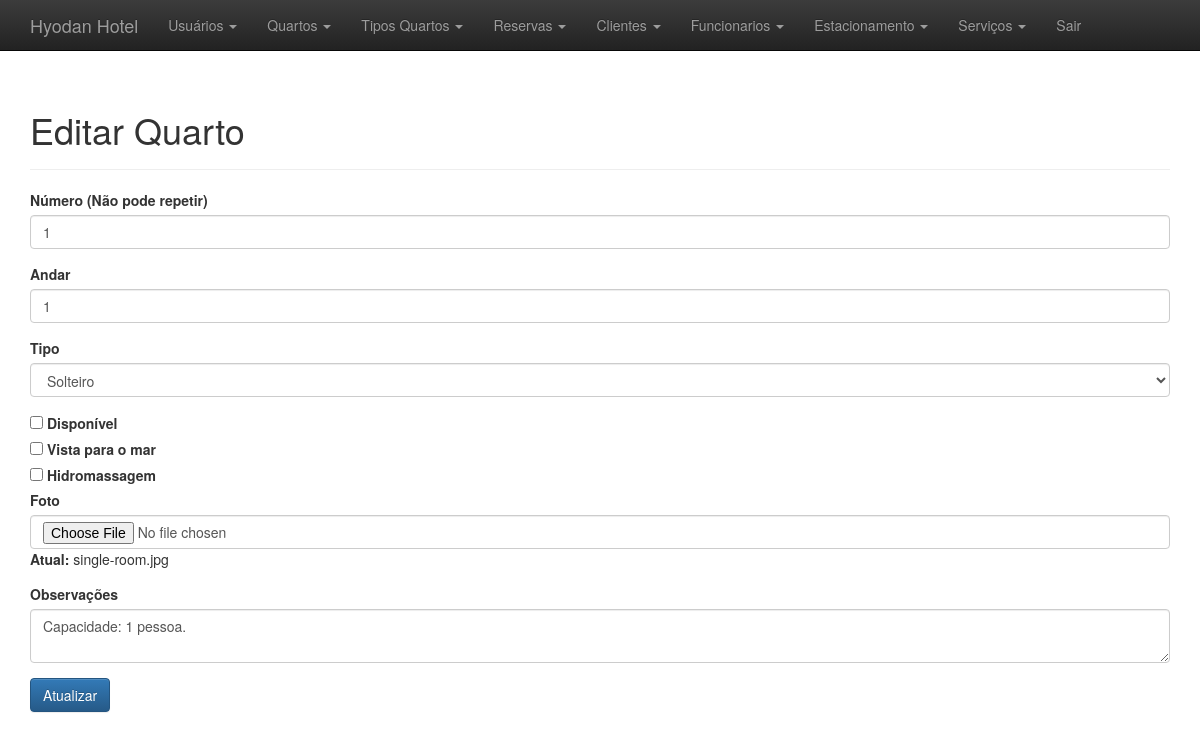
The app's page /SITE/hotel/administrativo.php?link=8&id=1 (signed in) with its own data.
### tables this page shows
CREATE TABLE IF NOT EXISTS `quartos` (
  `idquarto` int(11) NOT NULL AUTO_INCREMENT,
  `numero` int(3) NOT NULL,
  `andar` int(2) NOT NULL,
  `tipo` int(11) NOT NULL,
  `disponivel` tinyint(1) NOT NULL,
  `vista_mar` tinyint(1) NOT NULL,
  `hidromassagem` tinyint(1) NOT NULL,
  `imagem` varchar(100) DEFAULT NULL,
  `obs` text,
  PRIMARY KEY (`idquarto`),
  UNIQUE KEY `numero` (`numero`),
  KEY `tipo` (`tipo`)
);

### SITE/hotel/editar-quarto.php (the view, shortened to what this page needs)
<?php
	if(isset($_GET['id'])){
		$id = $_GET['id'];
		$sql = "select * from quartos where idquarto=$id LIMIT 1";
		$selecao = mysqli_query($conexao, $sql);
		$result = mysqli_fetch_assoc($selecao);
		$num = $result['numero'];
		$andar = $result['andar'];
		$disp = $result['disponivel'];
		$vista = $result['vista_mar'];
		$hidro = $result['hidromassagem'];
		$img = $result['imagem'];
		$obs = $result['obs'];
	}else{
		header("Location: administrativo.php?link=7");
	}
?>
    <div class="container theme-showcase" role="main">
      <div class="page-header">
        <h1>Editar Quarto</h1>
      </div>
      <div class="row">
        <div class="col-md-12">
		 <form method="post" action="processa/att_quarto.php" enctype="multipart/form-data">
			  <div class="form-group">
				<label for="iNumero">Número (Não pode repetir)</label>
				<input type="number" class="form-control" id="iNumero"  value="<?=$num;?>" name="nNumero" required>
			  </div>
			   <div class="form-group">
				<label for="iAndar">Andar</label>
				<input type="number" class="form-control" id="iAndar"  value="<?=$andar;?>" name="nAndar" min="1" required>
			  </div>
			  <div class="form-group">
				<label for="iTipo">Tipo</label>
				<select class="form-control" id="iTipo" name="nTipo">
				<?php
					$sql2 = "select idtipo, nome from tiposquartos";
					$exec = mysqli_query($conexao, $sql2);
					while($tipos = mysqli_fetch_assoc($exec)){
				?>
					<option value="<?=$tipos['idtipo'];?>"><?=$tipos['nome'];?></option>
				<?php } ?>
				</select>
			  </div>
			  <input type="checkbox" class="form-check-input" id="iDisp" name="nDisp" value="1" <?php if($disp == 1){ echo "checked";}?>>
   		 	  <label class="form-check-label" for="iDisp">Disponível</label> <br>
   		 	  <input type="checkbox" class="form-check-input" id="iVista" name="nVista" value="1" <?php if($vista == 1){ echo "checked";}?>>
   		 	  <label class="form-check-label" for="iVista">Vista para o mar</label> <br>
   		 	  <input type="checkbox" class="form-check-input" id="iHidro" name="nHidro" value="1" <?php if($hidro == 1){ echo "checked";}?>>
   		 	  <label class="form-check-label" for="iHidro">Hidromassagem</label> <br>
   		 	  <div class="form-group">
				<label for="iFot">Foto</label>
				<input type="file" class="form-control" id="iFot" name="nFot">
				<span><b>Atual: </b>
				<?php
					if(!(empty($img))){
						echo $img;
					}else{
						echo "Nenhuma foto cadastrada atualmente";
					}
				?>
				</span>
			  </div>
			  <div class="form-group">
				<label for="iObs">Observações</label>
				<textarea class="form-control" name="nObs" id="iObs"><?=$obs;?></textarea>
			  </div>
			<button type="submit" class="btn btn-primary">Atualizar</button>
		</form>
        </div>
		</div>
    </div>

### SITE/hotel/css/theme.css (style rules this page uses)
body { padding-top: 70px; padding-bottom: 30px; }

### records on screen
quartos: nNumero "1", nAndar "1", imagem "single-room.jpg", nObs "Capacidade: 1 pessoa."

### other values on screen
form field nTipo "Solteiro"
